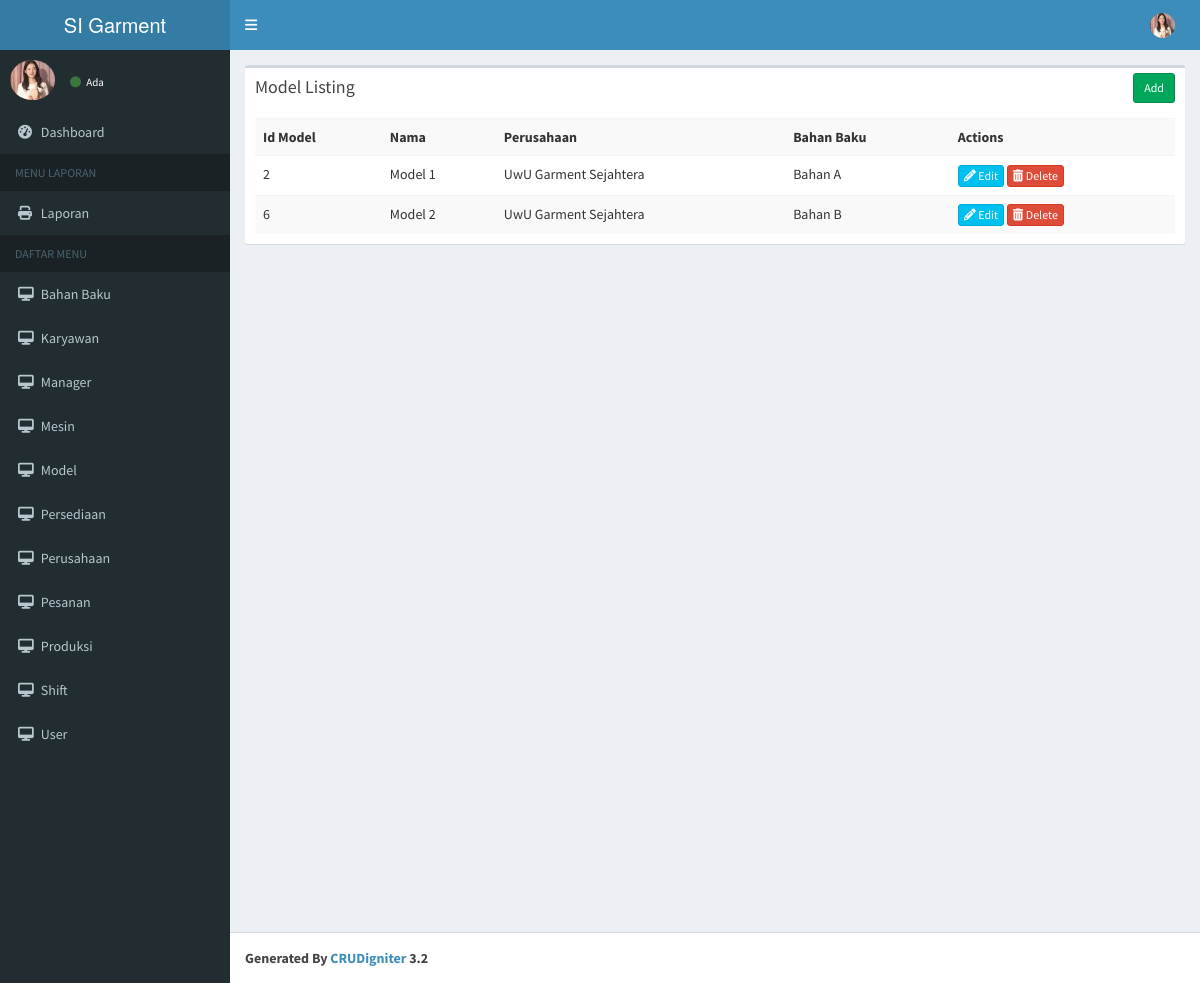
Page /index.php/model on the committed database.
### tables this page shows
CREATE TABLE `model` (
  `id_model` int(10) UNSIGNED NOT NULL,
  `nama` text NOT NULL,
  `id_bahanbaku` int(2) NOT NULL,
  `id_perusahaan` smallint(5) UNSIGNED DEFAULT NULL
);

CREATE TABLE `perusahaan` (
  `id_perusahaan` smallint(5) UNSIGNED NOT NULL,
  `nama` text NOT NULL
);

CREATE TABLE `bahan_baku` (
  `id_bahanbaku` int(2) NOT NULL,
  `jumlah` int(5) DEFAULT NULL,
  `nama` text NOT NULL
);

### application/controllers/Model.php (called while the page is built, shortened)
<?php
class Model extends CI_Controller{
    function __construct()
    {
        $this->load->model('Model_model');
    }
    function index()
    {
        $data['model'] = $this->Model_model->get_all_model();
        $data['_view'] = 'model/index';
        $this->load->view('layouts/main',$data);
    }
}

### index.php (called while the page is built, shortened)
<?php
require_once BASEPATH.'core/CodeIgniter.php';

### application/models/Model_model.php (called while the page is built, shortened)
<?php
class Model_model extends CI_Model
{
    function get_all_model()
    {
        $this->db->select('a.id_model,a.nama,b.nama as id_bahanbaku,c.nama as id_perusahaan');
        $this->db->from('model a');
        $this->db->join('bahan_baku b', 'a.id_bahanbaku=b.id_bahanbaku');
        $this->db->join('perusahaan c', 'a.id_perusahaan=c.id_perusahaan');
        $this->db->group_by('id_model', 'desc');
        return $this->db->get('model')->result_array();
    }
}

### application/views/model/index.php (the view)
<div class="row">
    <div class="col-md-12">
        <div class="box">
            <div class="box-header">
                <h3 class="box-title">Model Listing</h3>
                <div class="box-tools">
                    <a href="<?php echo site_url('model/add'); ?>" class="btn btn-success btn-sm">Add</a>
                </div>
            </div>
            <div class="box-body">
                <table class="table table-striped">
                    <tr>
                        <th>Id Model</th>
                        <th>Nama</th>
                        <th>Perusahaan</th>
                        <th>Bahan Baku</th>
                        <th>Actions</th>
                    </tr>
                    <?php foreach ($model as $m) { ?>
                        <tr>
                            <td><?php echo $m['id_model']; ?></td>
                            <td><?php echo $m['nama']; ?></td>
                            <td><?php echo $m['id_perusahaan']; ?></td>
                            <td><?php echo $m['id_bahanbaku']; ?></td>
                            <td>
                                <a href="<?php echo site_url('model/edit/' . $m['id_model']); ?>" class="btn btn-info btn-xs"><span class="fa fa-pencil"></span> Edit</a>
                                <a href="<?php echo site_url('model/remove/' . $m['id_model']); ?>" class="btn btn-danger btn-xs"><span class="fa fa-trash"></span> Delete</a>
                            </td>
                        </tr>
                    <?php } ?>
                </table>
            </div>
        </div>
    </div>
</div>

### rows in the picture
model: id_model "2", nama "Model 1", id_perusahaan.nama "UwU Garment Sejahtera", id_bahanbaku.nama "Bahan A"
model: id_model "6", nama "Model 2", id_perusahaan.nama "UwU Garment Sejahtera", id_bahanbaku.nama "Bahan B"
